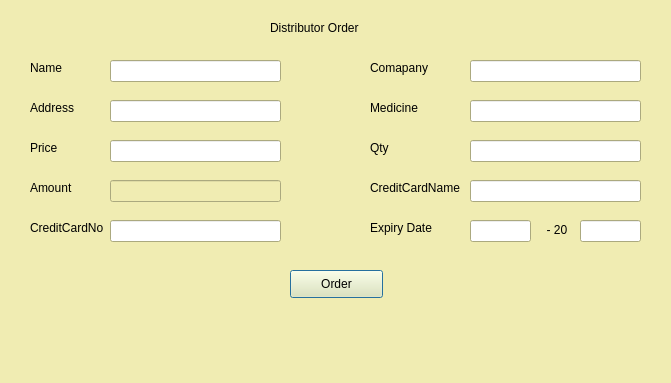
<?xml version="1.0" encoding="UTF-8"?>
<ui version="4.0">
 <class>AddDist</class>
 <widget class="QDialog" name="AddDist">
  <property name="geometry">
   <rect>
    <x>0</x>
    <y>0</y>
    <width>671</width>
    <height>383</height>
   </rect>
  </property>
  <property name="palette">
   <palette>
    <active>
     <colorrole role="WindowText">
      <brush brushstyle="SolidPattern">
       <color alpha="255">
        <red>0</red>
        <green>0</green>
        <blue>0</blue>
       </color>
      </brush>
     </colorrole>
     <colorrole role="Button">
      <brush brushstyle="SolidPattern">
       <color alpha="255">
        <red>240</red>
        <green>236</green>
        <blue>178</blue>
       </color>
      </brush>
     </colorrole>
     <colorrole role="Light">
      <brush brushstyle="SolidPattern">
       <color alpha="255">
        <red>255</red>
        <green>255</green>
        <blue>255</blue>
       </color>
      </brush>
     </colorrole>
     <colorrole role="Midlight">
      <brush brushstyle="SolidPattern">
       <color alpha="255">
        <red>247</red>
        <green>245</green>
        <blue>216</blue>
       </color>
      </brush>
     </colorrole>
     <colorrole role="Dark">
      <brush brushstyle="SolidPattern">
       <color alpha="255">
        <red>120</red>
        <green>118</green>
        <blue>89</blue>
       </color>
      </brush>
     </colorrole>
     <colorrole role="Mid">
      <brush brushstyle="SolidPattern">
       <color alpha="255">
        <red>160</red>
        <green>157</green>
        <blue>119</blue>
       </color>
      </brush>
     </colorrole>
     <colorrole role="Text">
      <brush brushstyle="SolidPattern">
       <color alpha="255">
        <red>0</red>
        <green>0</green>
        <blue>0</blue>
       </color>
      </brush>
     </colorrole>
     <colorrole role="BrightText">
      <brush brushstyle="SolidPattern">
       <color alpha="255">
        <red>255</red>
        <green>255</green>
        <blue>255</blue>
       </color>
      </brush>
     </colorrole>
     <colorrole role="ButtonText">
      <brush brushstyle="SolidPattern">
       <color alpha="255">
        <red>0</red>
        <green>0</green>
        <blue>0</blue>
       </color>
      </brush>
     </colorrole>
     <colorrole role="Base">
      <brush brushstyle="SolidPattern">
       <color alpha="255">
        <red>255</red>
        <green>255</green>
        <blue>255</blue>
       </color>
      </brush>
     </colorrole>
     <colorrole role="Window">
      <brush brushstyle="SolidPattern">
       <color alpha="255">
        <red>240</red>
        <green>236</green>
        <blue>178</blue>
       </color>
      </brush>
     </colorrole>
     <colorrole role="Shadow">
      <brush brushstyle="SolidPattern">
       <color alpha="255">
        <red>0</red>
        <green>0</green>
        <blue>0</blue>
       </color>
      </brush>
     </colorrole>
     <colorrole role="AlternateBase">
      <brush brushstyle="SolidPattern">
       <color alpha="255">
        <red>247</red>
        <green>245</green>
        <blue>216</blue>
       </color>
      </brush>
     </colorrole>
     <colorrole role="ToolTipBase">
      <brush brushstyle="SolidPattern">
       <color alpha="255">
        <red>255</red>
        <green>255</green>
        <blue>220</blue>
       </color>
      </brush>
     </colorrole>
     <colorrole role="ToolTipText">
      <brush brushstyle="SolidPattern">
       <color alpha="255">
        <red>0</red>
        <green>0</green>
        <blue>0</blue>
       </color>
      </brush>
     </colorrole>
    </active>
    <inactive>
     <colorrole role="WindowText">
      <brush brushstyle="SolidPattern">
       <color alpha="255">
        <red>0</red>
        <green>0</green>
        <blue>0</blue>
       </color>
      </brush>
     </colorrole>
     <colorrole role="Button">
      <brush brushstyle="SolidPattern">
       <color alpha="255">
        <red>240</red>
        <green>236</green>
        <blue>178</blue>
       </color>
      </brush>
     </colorrole>
     <colorrole role="Light">
      <brush brushstyle="SolidPattern">
       <color alpha="255">
        <red>255</red>
        <green>255</green>
        <blue>255</blue>
       </color>
      </brush>
     </colorrole>
     <colorrole role="Midlight">
      <brush brushstyle="SolidPattern">
       <color alpha="255">
        <red>247</red>
        <green>245</green>
        <blue>216</blue>
       </color>
      </brush>
     </colorrole>
     <colorrole role="Dark">
      <brush brushstyle="SolidPattern">
       <color alpha="255">
        <red>120</red>
        <green>118</green>
        <blue>89</blue>
       </color>
      </brush>
     </colorrole>
     <colorrole role="Mid">
      <brush brushstyle="SolidPattern">
       <color alpha="255">
        <red>160</red>
        <green>157</green>
        <blue>119</blue>
       </color>
      </brush>
     </colorrole>
     <colorrole role="Text">
      <brush brushstyle="SolidPattern">
       <color alpha="255">
        <red>0</red>
        <green>0</green>
        <blue>0</blue>
       </color>
      </brush>
     </colorrole>
     <colorrole role="BrightText">
      <brush brushstyle="SolidPattern">
       <color alpha="255">
        <red>255</red>
        <green>255</green>
        <blue>255</blue>
       </color>
      </brush>
     </colorrole>
     <colorrole role="ButtonText">
      <brush brushstyle="SolidPattern">
       <color alpha="255">
        <red>0</red>
        <green>0</green>
        <blue>0</blue>
       </color>
      </brush>
     </colorrole>
     <colorrole role="Base">
      <brush brushstyle="SolidPattern">
       <color alpha="255">
        <red>255</red>
        <green>255</green>
        <blue>255</blue>
       </color>
      </brush>
     </colorrole>
     <colorrole role="Window">
      <brush brushstyle="SolidPattern">
       <color alpha="255">
        <red>240</red>
        <green>236</green>
        <blue>178</blue>
       </color>
      </brush>
     </colorrole>
     <colorrole role="Shadow">
      <brush brushstyle="SolidPattern">
       <color alpha="255">
        <red>0</red>
        <green>0</green>
        <blue>0</blue>
       </color>
      </brush>
     </colorrole>
     <colorrole role="AlternateBase">
      <brush brushstyle="SolidPattern">
       <color alpha="255">
        <red>247</red>
        <green>245</green>
        <blue>216</blue>
       </color>
      </brush>
     </colorrole>
     <colorrole role="ToolTipBase">
      <brush brushstyle="SolidPattern">
       <color alpha="255">
        <red>255</red>
        <green>255</green>
        <blue>220</blue>
       </color>
      </brush>
     </colorrole>
     <colorrole role="ToolTipText">
      <brush brushstyle="SolidPattern">
       <color alpha="255">
        <red>0</red>
        <green>0</green>
        <blue>0</blue>
       </color>
      </brush>
     </colorrole>
    </inactive>
    <disabled>
     <colorrole role="WindowText">
      <brush brushstyle="SolidPattern">
       <color alpha="255">
        <red>120</red>
        <green>118</green>
        <blue>89</blue>
       </color>
      </brush>
     </colorrole>
     <colorrole role="Button">
      <brush brushstyle="SolidPattern">
       <color alpha="255">
        <red>240</red>
        <green>236</green>
        <blue>178</blue>
       </color>
      </brush>
     </colorrole>
     <colorrole role="Light">
      <brush brushstyle="SolidPattern">
       <color alpha="255">
        <red>255</red>
        <green>255</green>
        <blue>255</blue>
       </color>
      </brush>
     </colorrole>
     <colorrole role="Midlight">
      <brush brushstyle="SolidPattern">
       <color alpha="255">
        <red>247</red>
        <green>245</green>
        <blue>216</blue>
       </color>
      </brush>
     </colorrole>
     <colorrole role="Dark">
      <brush brushstyle="SolidPattern">
       <color alpha="255">
        <red>120</red>
        <green>118</green>
        <blue>89</blue>
       </color>
      </brush>
     </colorrole>
     <colorrole role="Mid">
      <brush brushstyle="SolidPattern">
       <color alpha="255">
        <red>160</red>
        <green>157</green>
        <blue>119</blue>
       </color>
      </brush>
     </colorrole>
     <colorrole role="Text">
      <brush brushstyle="SolidPattern">
       <color alpha="255">
        <red>120</red>
        <green>118</green>
        <blue>89</blue>
       </color>
      </brush>
     </colorrole>
     <colorrole role="BrightText">
      <brush brushstyle="SolidPattern">
       <color alpha="255">
        <red>255</red>
        <green>255</green>
        <blue>255</blue>
       </color>
      </brush>
     </colorrole>
     <colorrole role="ButtonText">
      <brush brushstyle="SolidPattern">
       <color alpha="255">
        <red>120</red>
        <green>118</green>
        <blue>89</blue>
       </color>
      </brush>
     </colorrole>
     <colorrole role="Base">
      <brush brushstyle="SolidPattern">
       <color alpha="255">
        <red>240</red>
        <green>236</green>
        <blue>178</blue>
       </color>
      </brush>
     </colorrole>
     <colorrole role="Window">
      <brush brushstyle="SolidPattern">
       <color alpha="255">
        <red>240</red>
        <green>236</green>
        <blue>178</blue>
       </color>
      </brush>
     </colorrole>
     <colorrole role="Shadow">
      <brush brushstyle="SolidPattern">
       <color alpha="255">
        <red>0</red>
        <green>0</green>
        <blue>0</blue>
       </color>
      </brush>
     </colorrole>
     <colorrole role="AlternateBase">
      <brush brushstyle="SolidPattern">
       <color alpha="255">
        <red>240</red>
        <green>236</green>
        <blue>178</blue>
       </color>
      </brush>
     </colorrole>
     <colorrole role="ToolTipBase">
      <brush brushstyle="SolidPattern">
       <color alpha="255">
        <red>255</red>
        <green>255</green>
        <blue>220</blue>
       </color>
      </brush>
     </colorrole>
     <colorrole role="ToolTipText">
      <brush brushstyle="SolidPattern">
       <color alpha="255">
        <red>0</red>
        <green>0</green>
        <blue>0</blue>
       </color>
      </brush>
     </colorrole>
    </disabled>
   </palette>
  </property>
  <property name="windowTitle">
   <string>Dialog</string>
  </property>
  <widget class="QLabel" name="label">
   <property name="geometry">
    <rect>
     <x>270</x>
     <y>20</y>
     <width>131</width>
     <height>16</height>
    </rect>
   </property>
   <property name="text">
    <string>Distributor Order</string>
   </property>
  </widget>
  <widget class="QLabel" name="label_2">
   <property name="geometry">
    <rect>
     <x>30</x>
     <y>60</y>
     <width>71</width>
     <height>16</height>
    </rect>
   </property>
   <property name="text">
    <string>Name</string>
   </property>
  </widget>
  <widget class="QLineEdit" name="edtName">
   <property name="geometry">
    <rect>
     <x>110</x>
     <y>60</y>
     <width>171</width>
     <height>22</height>
    </rect>
   </property>
  </widget>
  <widget class="QLabel" name="label_3">
   <property name="geometry">
    <rect>
     <x>370</x>
     <y>60</y>
     <width>81</width>
     <height>16</height>
    </rect>
   </property>
   <property name="text">
    <string>Comapany</string>
   </property>
  </widget>
  <widget class="QLineEdit" name="edtComp">
   <property name="geometry">
    <rect>
     <x>470</x>
     <y>60</y>
     <width>171</width>
     <height>22</height>
    </rect>
   </property>
  </widget>
  <widget class="QLabel" name="label_4">
   <property name="geometry">
    <rect>
     <x>30</x>
     <y>100</y>
     <width>55</width>
     <height>16</height>
    </rect>
   </property>
   <property name="text">
    <string>Address</string>
   </property>
  </widget>
  <widget class="QLineEdit" name="edtAddr">
   <property name="geometry">
    <rect>
     <x>110</x>
     <y>100</y>
     <width>171</width>
     <height>22</height>
    </rect>
   </property>
  </widget>
  <widget class="QLabel" name="label_5">
   <property name="geometry">
    <rect>
     <x>370</x>
     <y>100</y>
     <width>71</width>
     <height>16</height>
    </rect>
   </property>
   <property name="text">
    <string>Medicine</string>
   </property>
  </widget>
  <widget class="QLineEdit" name="edtMed">
   <property name="geometry">
    <rect>
     <x>470</x>
     <y>100</y>
     <width>171</width>
     <height>22</height>
    </rect>
   </property>
  </widget>
  <widget class="QLabel" name="label_6">
   <property name="geometry">
    <rect>
     <x>30</x>
     <y>140</y>
     <width>55</width>
     <height>16</height>
    </rect>
   </property>
   <property name="text">
    <string>Price</string>
   </property>
  </widget>
  <widget class="QLineEdit" name="edtPrc">
   <property name="geometry">
    <rect>
     <x>110</x>
     <y>140</y>
     <width>171</width>
     <height>22</height>
    </rect>
   </property>
  </widget>
  <widget class="QLabel" name="label_7">
   <property name="geometry">
    <rect>
     <x>370</x>
     <y>140</y>
     <width>55</width>
     <height>16</height>
    </rect>
   </property>
   <property name="text">
    <string>Qty</string>
   </property>
  </widget>
  <widget class="QLineEdit" name="edtQty">
   <property name="geometry">
    <rect>
     <x>470</x>
     <y>140</y>
     <width>171</width>
     <height>22</height>
    </rect>
   </property>
  </widget>
  <widget class="QLabel" name="label_8">
   <property name="geometry">
    <rect>
     <x>30</x>
     <y>180</y>
     <width>55</width>
     <height>16</height>
    </rect>
   </property>
   <property name="text">
    <string>Amount</string>
   </property>
  </widget>
  <widget class="QLineEdit" name="edtAmt">
   <property name="enabled">
    <bool>false</bool>
   </property>
   <property name="geometry">
    <rect>
     <x>110</x>
     <y>180</y>
     <width>171</width>
     <height>22</height>
    </rect>
   </property>
  </widget>
  <widget class="QLabel" name="label_9">
   <property name="geometry">
    <rect>
     <x>370</x>
     <y>180</y>
     <width>101</width>
     <height>16</height>
    </rect>
   </property>
   <property name="text">
    <string>CreditCardName</string>
   </property>
  </widget>
  <widget class="QLineEdit" name="edtCname">
   <property name="geometry">
    <rect>
     <x>470</x>
     <y>180</y>
     <width>171</width>
     <height>22</height>
    </rect>
   </property>
  </widget>
  <widget class="QLabel" name="label_10">
   <property name="geometry">
    <rect>
     <x>30</x>
     <y>220</y>
     <width>81</width>
     <height>16</height>
    </rect>
   </property>
   <property name="text">
    <string>CreditCardNo</string>
   </property>
  </widget>
  <widget class="QLineEdit" name="edtCno">
   <property name="geometry">
    <rect>
     <x>110</x>
     <y>220</y>
     <width>171</width>
     <height>22</height>
    </rect>
   </property>
  </widget>
  <widget class="QLabel" name="label_11">
   <property name="geometry">
    <rect>
     <x>370</x>
     <y>220</y>
     <width>81</width>
     <height>16</height>
    </rect>
   </property>
   <property name="text">
    <string>Expiry Date</string>
   </property>
  </widget>
  <widget class="QLineEdit" name="edtCexp">
   <property name="geometry">
    <rect>
     <x>580</x>
     <y>220</y>
     <width>61</width>
     <height>22</height>
    </rect>
   </property>
  </widget>
  <widget class="QPushButton" name="btnOrder">
   <property name="geometry">
    <rect>
     <x>290</x>
     <y>270</y>
     <width>93</width>
     <height>28</height>
    </rect>
   </property>
   <property name="text">
    <string>Order</string>
   </property>
  </widget>
  <widget class="QLabel" name="lblStat">
   <property name="geometry">
    <rect>
     <x>220</x>
     <y>320</y>
     <width>351</width>
     <height>20</height>
    </rect>
   </property>
   <property name="text">
    <string/>
   </property>
  </widget>
  <widget class="QLabel" name="label_12">
   <property name="geometry">
    <rect>
     <x>540</x>
     <y>220</y>
     <width>31</width>
     <height>20</height>
    </rect>
   </property>
   <property name="text">
    <string>  - 20</string>
   </property>
  </widget>
  <widget class="QLineEdit" name="edtCmon">
   <property name="geometry">
    <rect>
     <x>470</x>
     <y>220</y>
     <width>61</width>
     <height>22</height>
    </rect>
   </property>
  </widget>
 </widget>
 <resources/>
 <connections/>
</ui>
